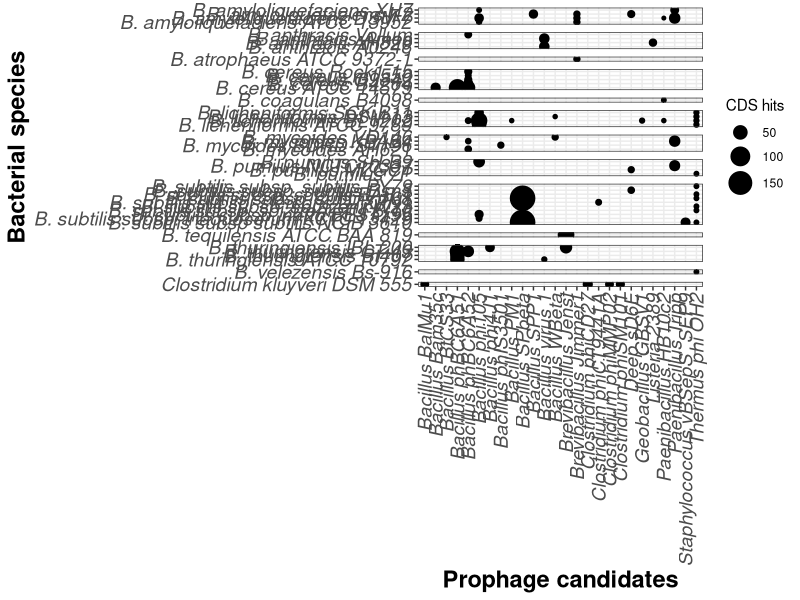

This chart was generated by the following R code: (Note: this script raises an error after producing the figure.)
## ---- chunk 1
knitr::opts_chunk$set(cache=FALSE,  comment= " ")
knitr::write_bib(c(.packages(), "knitr", "rmarkdown", "tidyverse"), "packages.bib")
## ---- chunk 2
library(tidyverse) 
library(magrittr)
library(readxl) 
library(rmarkdown)
library(knitr)
## ---- chunk 3

df <- read_excel("Data/2020-09-13_PHASTER-raw.xlsx")
df %<>% mutate_at(vars(e_value), ~ as.numeric(as.character(.)))
df %<>% mutate_at(vars(species,completeness, genome), ~ as_factor(.))

kable(df[1:5,])
## ---- chunk 4

by_completeness <- df %>%
  filter(hit_number == 1) %>% 
  group_by(species,genome) %>%
  summarise(
    Incomplete = sum(str_count(completeness, "Incomplete")),
    Questionable = sum(str_count(completeness, "Questionable")),
    Intact = sum(str_count(completeness, "Intact"))
  )

write_tsv(x = by_completeness, path = "Data/completeness_raw-01.tsv")

kable(by_completeness[1:5,])
## ---- chunk 5

by_species_total <- df %>%
  group_by(species, genome) %>%
  summarise("Total prophage proteins" = sum(str_count(blast_hit, "PHAGE"))) %>% 
  summarize(
    across("Total prophage proteins", mean)
  )

write_tsv(x = by_species_total, path = "Data/total-proteins_raw-01.tsv")

kable(by_species_total[1:5,])
## ---- chunk 6

intact_phages <- df %>%
  filter(completeness %in% c("Intact") & blast_hit %in% str_subset(blast_hit, "^PHAGE")) %>%
  mutate(Candidate = as.factor(str_extract(blast_hit, "[:graph:]+(?=:)")), region = as.factor(region)) %>%
  mutate(Candidate = str_remove(Candidate, "PHAGE_"),
         Candidate = str_replace(Candidate, "_", " "),
         Candidate = str_replace(Candidate, "Bacill", "Bacillus"),
         Candidate = str_replace(Candidate, "Brevib", "Brevibacillus"),
         Candidate = str_replace(Candidate, "Clostr", "Clostridium"),
         Candidate = str_replace(Candidate, "Thermu", "Thermus phi"),
         Candidate = str_replace(Candidate, "Paenib", "Paenibacillus"),
         Candidate = str_replace(Candidate, "Bacillus 1", "Bacillus virus 1"),
         Candidate = str_replace(Candidate, "Lister", "Listeria"),
         Candidate = str_replace(Candidate, "Geobac", "Geobacillus"),
         Candidate = str_replace(Candidate, "Staphy", "Staphylococcus"),
         ) %>%
  mutate(species = str_replace(species,"Bacillus", "B.")) %>% 
  separate(Candidate, c("Candidate", "Phage_NC_ID"), sep = "_NC_") %>%
  mutate(Candidate = str_remove(Candidate, "_")) %>% 
  select(species, score, region, Candidate, Phage_NC_ID) %>% 
  group_by(species, Candidate, region, score, Phage_NC_ID) %>% 
  summarise(
    CDS_hits = length(Candidate)
  ) %>% 
  group_by(species, region) %>% 
  filter(CDS_hits == max(CDS_hits)) %>% 
  mutate(Epithet = as_factor(word(species,2)))


write_tsv(x = intact_phages, path = "Data/intact-phages_raw-01.tsv")

kable(intact_phages[1:5,])
## ---- chunk 7

intact_phages %>%
  as_tibble() %>%
  mutate(Species = species) %>%
  select(Species, Candidate, CDS_hits, Epithet) %>%
  pivot_wider(names_from = "Candidate", values_from = "CDS_hits", values_fill = 0, values_fn = sum) %>%
  pivot_longer(cols = -c(Species, Epithet), names_to = "Candidates", values_to = "CDS hits") %>%
  filter(`CDS hits` > 0) %>%
  ggplot(aes(Candidates, Species, size = `CDS hits`)) +
  geom_point() +
  facet_grid(rows = vars(Epithet), scales = "free", space = "free") +
  theme_bw() +
  scale_size_area(max_size = 8) +
  theme(
    axis.text.x = element_text(angle = 90, vjust = 0.5, hjust = 1, size = 14, face = "italic"),
    axis.text.y = element_text(size = 14, face = "italic"),
    axis.title.x = element_text(size = 17, face = "bold"),
    axis.title.y = element_text(size = 17, face = "bold"),
    strip.background = element_blank(),
    strip.text = element_blank(),
    legend.position = "right"
  ) +
  labs(
    x = "Prophage candidates",
    y = "Bacterial species"
  ) +
  ggsave("Figs/bubble-plot-02.pdf", width = 12, height = 15)
